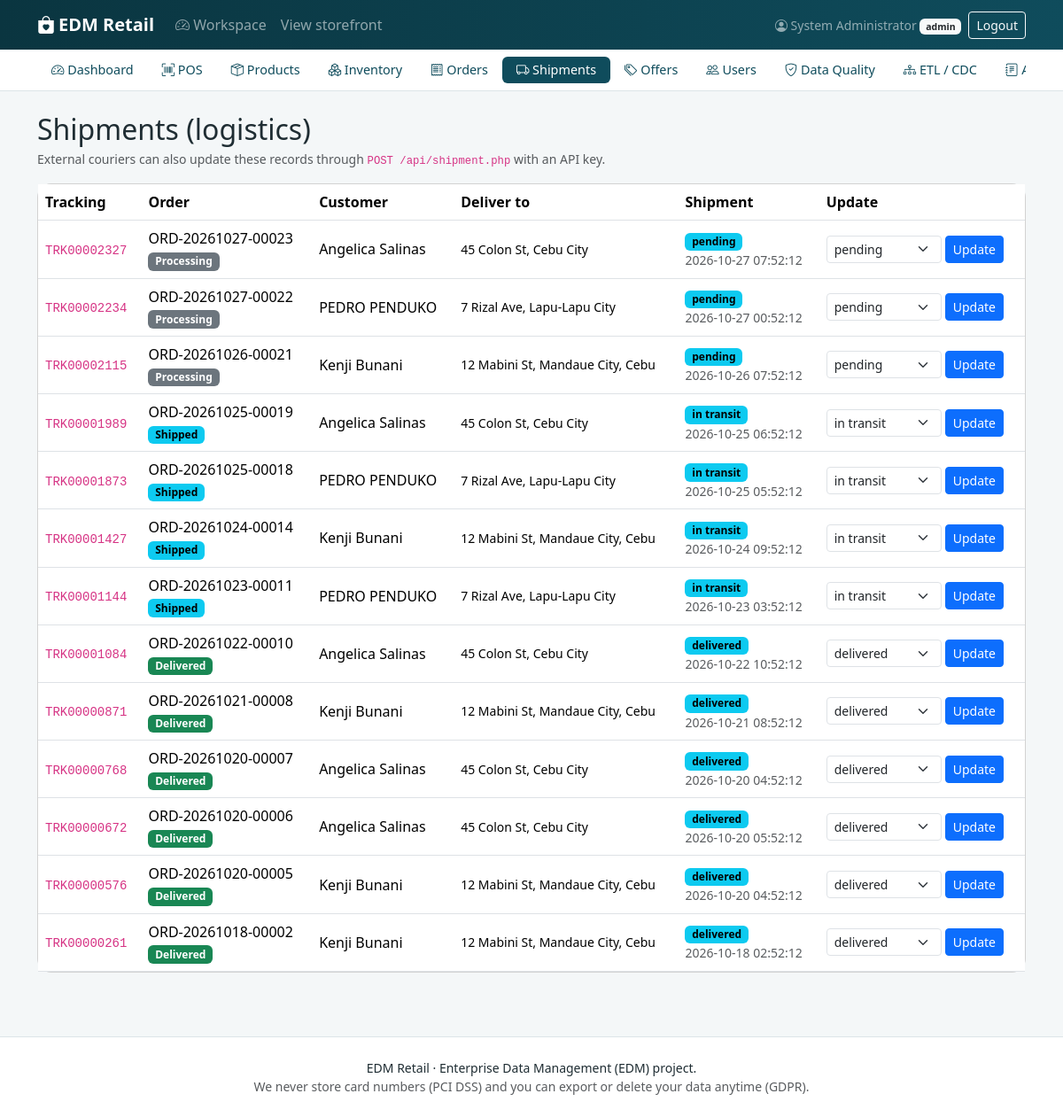
The page /admin/shipments.php (signed in) on the database its author committed.
### tables this page shows
CREATE TABLE shipments (                       
  id          INT AUTO_INCREMENT PRIMARY KEY,
  order_id    INT NOT NULL UNIQUE,
  carrier     VARCHAR(60) NOT NULL DEFAULT 'Local Courier',
  tracking_no VARCHAR(40) NOT NULL,
  status      ENUM('pending','picked_up','in_transit','delivered','failed') NOT NULL DEFAULT 'pending',
  updated_at  DATETIME NOT NULL DEFAULT CURRENT_TIMESTAMP,
  FOREIGN KEY (order_id) REFERENCES orders(id) ON DELETE CASCADE
);

CREATE TABLE orders (
  id               INT AUTO_INCREMENT PRIMARY KEY,
  order_no         VARCHAR(30) NOT NULL UNIQUE,
  channel          ENUM('online','pos') NOT NULL,
  customer_id      INT NULL,                   
  cashier_id       INT NULL,                   
  status           ENUM('processing','shipped','delivered','completed','cancelled') NOT NULL,
  subtotal         DECIMAL(12,2) NOT NULL,
  discount         DECIMAL(12,2) NOT NULL DEFAULT 0,
  total            DECIMAL(12,2) NOT NULL,
  payment_method   ENUM('cash','cod','gcash_sim','card_sim') NOT NULL,
  shipping_address VARCHAR(255) NULL,
  created_at       DATETIME NOT NULL DEFAULT CURRENT_TIMESTAMP,
  FOREIGN KEY (customer_id) REFERENCES customers(id),
  FOREIGN KEY (cashier_id)  REFERENCES users(id),
  INDEX idx_orders_created (created_at),
  INDEX idx_orders_channel (channel)
);

CREATE TABLE users (
  id            INT AUTO_INCREMENT PRIMARY KEY,
  name          VARCHAR(100) NOT NULL,
  email         VARCHAR(150) NOT NULL UNIQUE,
  password_hash VARCHAR(255) NOT NULL,
  role          ENUM('admin','manager','cashier','logistics','customer') NOT NULL DEFAULT 'customer',
  is_active     TINYINT(1) NOT NULL DEFAULT 1,
  created_at    TIMESTAMP NOT NULL DEFAULT CURRENT_TIMESTAMP,
  deleted_at    DATETIME NULL
);

### config/db.php (called while the page is built)
<?php
function db(): PDO
{
    static $pdo = null;
    if ($pdo === null) {
        $dsn = 'mysql:host=' . DB_HOST . ';dbname=' . DB_NAME . ';charset=utf8mb4';
        try {
            $pdo = new PDO($dsn, DB_USER, DB_PASS, [
                PDO::ATTR_ERRMODE            => PDO::ERRMODE_EXCEPTION,
                PDO::ATTR_DEFAULT_FETCH_MODE => PDO::FETCH_ASSOC,
                PDO::ATTR_EMULATE_PREPARES   => false,
            ]);
        } catch (PDOException $e) {
            http_response_code(500);
            exit('Database connection failed. Start MySQL in XAMPP, import database/schema.sql and check config/config.php.');
        }
    }
    return $pdo;
}

### admin/shipments.php (the view, shortened to what this page needs)
<?php
$rows = db()->query("SELECT s.*, o.order_no, o.shipping_address, o.status AS order_status, u.name cname FROM shipments s
    JOIN orders o ON o.id=s.order_id LEFT JOIN customers c ON c.id=o.customer_id LEFT JOIN users u ON u.id=c.user_id
    WHERE o.status <> 'cancelled' ORDER BY FIELD(s.status,'pending','picked_up','in_transit','failed','delivered'), s.id DESC")->fetchAll();
require __DIR__ . '/../includes/header.php';
require __DIR__ . '/../includes/staff_nav.php';
?>
<div class="container py-4">
  <h2 class="mb-1">Shipments (logistics)</h2>
  <p class="text-muted small">External couriers can also update these records through <code>POST /api/shipment.php</code> with an API key.</p>
  <div class="card"><div class="table-responsive"><table class="table mb-0">
    <thead><tr><th>Tracking</th><th>Order</th><th>Customer</th><th>Deliver to</th><th>Shipment</th><th>Update</th></tr></thead><tbody>
    <?php foreach ($rows as $r): ?><tr><td><code><?= e($r['tracking_no']) ?></code></td><td><?= e($r['order_no']) ?><br><?= order_badge($r['order_status']) ?></td>
      <td><?= e($r['cname']) ?></td><td class="small"><?= e($r['shipping_address']) ?></td><td><span class="badge text-bg-info"><?= e(str_replace('_', ' ', $r['status'])) ?></span><div class="small text-muted"><?= e($r['updated_at']) ?></div></td>
      <td><form method="post" class="d-flex gap-1"><?= csrf_field() ?><input type="hidden" name="tracking_no" value="<?= e($r['tracking_no']) ?>">
        <select name="status" class="form-select form-select-sm" style="width:130px"><?php foreach (['pending', 'picked_up', 'in_transit', 'delivered', 'failed'] as $s): ?><option value="<?= $s ?>" <?= $r['status'] === $s ? 'selected' : '' ?>><?= str_replace('_', ' ', $s) ?></option><?php endforeach; ?></select>
        <button class="btn btn-sm btn-primary">Update</button></form></td></tr><?php endforeach; ?>
    </tbody></table></div></div>
</div>
<?php require __DIR__ . '/../includes/footer.php'; ?>

### includes/functions.php (shortened to what this page needs)
<?php
function e($v): string { return htmlspecialchars((string)$v, ENT_QUOTES, 'UTF-8'); }
function order_badge(string $s): string
{
    $c = ['processing' => 'secondary', 'shipped' => 'info', 'delivered' => 'success', 'completed' => 'success', 'cancelled' => 'danger'][$s] ?? 'secondary';
    return '<span class="badge text-bg-' . $c . '">' . e(ucfirst($s)) . '</span>';
}

### assets/css/style.css (style rules this page uses)
:root { --brand:#0f4c5c; --brand-dark:#0a3540; --accent:#f4a261; --soft:#f4f7f8; }
body { background: var(--soft); color:#1f2d33; }
.card { border-radius:1rem; }
.table > :not(caption) > * > * { vertical-align: middle; }

### rows shown on the page
shipments: tracking_no "TRK00002327", order.order_no "ORD-20261027-00023", order.status "Processing", users.name "Angelica Salinas", order.shipping_address "45 Colon St, Cebu City", status "pending", updated_at "2026-10-27 07:52:12"
shipments: tracking_no "TRK00002234", order.order_no "ORD-20261027-00022", order.status "Processing", users.name "PEDRO PENDUKO", order.shipping_address "7 Rizal Ave, Lapu-Lapu City", status "pending", updated_at "2026-10-27 00:52:12"
shipments: tracking_no "TRK00002115", order.order_no "ORD-20261026-00021", order.status "Processing", users.name "Kenji Bunani", order.shipping_address "12 Mabini St, Mandaue City, Cebu", status "pending", updated_at "2026-10-26 07:52:12"
shipments: tracking_no "TRK00001989", order.order_no "ORD-20261025-00019", order.status "Shipped", users.name "Angelica Salinas", order.shipping_address "45 Colon St, Cebu City", status "in transit", updated_at "2026-10-25 06:52:12"
shipments: tracking_no "TRK00001873", order.order_no "ORD-20261025-00018", order.status "Shipped", users.name "PEDRO PENDUKO", order.shipping_address "7 Rizal Ave, Lapu-Lapu City", status "in transit", updated_at "2026-10-25 05:52:12"
shipments: tracking_no "TRK00001427", order.order_no "ORD-20261024-00014", order.status "Shipped", users.name "Kenji Bunani", order.shipping_address "12 Mabini St, Mandaue City, Cebu", status "in transit", updated_at "2026-10-24 09:52:12"
shipments: tracking_no "TRK00001144", order.order_no "ORD-20261023-00011", order.status "Shipped", users.name "PEDRO PENDUKO", order.shipping_address "7 Rizal Ave, Lapu-Lapu City", status "in transit", updated_at "2026-10-23 03:52:12"
shipments: tracking_no "TRK00001084", order.order_no "ORD-20261022-00010", order.status "Delivered", users.name "Angelica Salinas", order.shipping_address "45 Colon St, Cebu City", status "delivered", updated_at "2026-10-22 10:52:12"
shipments: tracking_no "TRK00000871", order.order_no "ORD-20261021-00008", order.status "Delivered", users.name "Kenji Bunani", order.shipping_address "12 Mabini St, Mandaue City, Cebu", status "delivered", updated_at "2026-10-21 08:52:12"
shipments: tracking_no "TRK00000768", order.order_no "ORD-20261020-00007", order.status "Delivered", users.name "Angelica Salinas", order.shipping_address "45 Colon St, Cebu City", status "delivered", updated_at "2026-10-20 04:52:12"
shipments: tracking_no "TRK00000672", order.order_no "ORD-20261020-00006", order.status "Delivered", users.name "Angelica Salinas", order.shipping_address "45 Colon St, Cebu City", status "delivered", updated_at "2026-10-20 05:52:12"
shipments: tracking_no "TRK00000576", order.order_no "ORD-20261020-00005", order.status "Delivered", users.name "Kenji Bunani", order.shipping_address "12 Mabini St, Mandaue City, Cebu", status "delivered", updated_at "2026-10-20 04:52:12"
shipments: tracking_no "TRK00000261", order.order_no "ORD-20261018-00002", order.status "Delivered", users.name "Kenji Bunani", order.shipping_address "12 Mabini St, Mandaue City, Cebu", status "delivered", updated_at "2026-10-18 02:52:12"

### other values the page prints
APP_NAME "EDM Retail"
$u['name'] "System Administrator"
$u['role'] "admin"
$label "Dashboard"
$label "POS"
$label "Products"
$label "Inventory"
$label "Orders"
$label "Shipments"
$label "Offers"
$label "Users"
$label "Data Quality"
$label "ETL / CDC"
